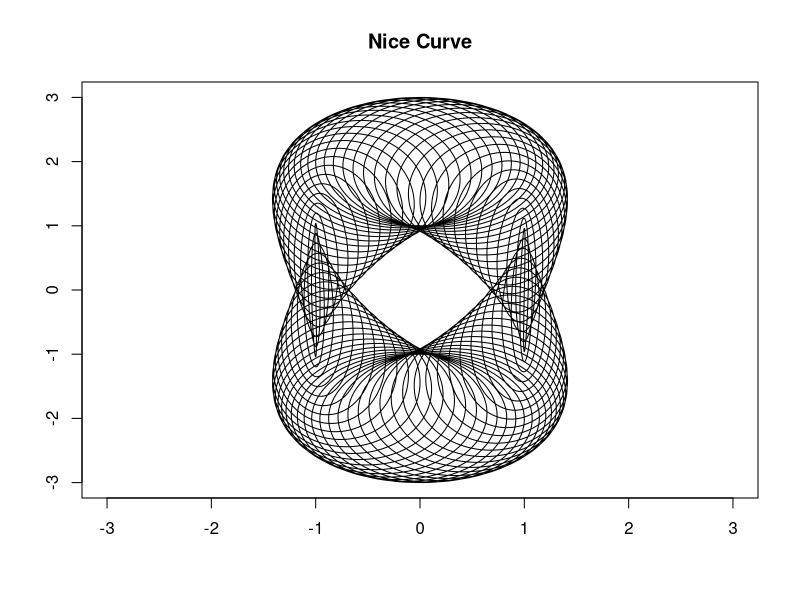

Here is the R script that generated this plot:
#2022 pc lab
#exercise 1
circle <- function(r){
  for(i in 0:(2*r)){
    for(j in 0:(2*r)){
      dist = sqrt((i-r)^2+(j-r)^2)
      if(abs(dist-r)<0.5)
        cat("*")
      else
        cat(" ")
    }
    cat("\n")
  }
}
circle(3)
4/2
4%%2
8%/%2

isReversible <- function(n){
  number <- n
  if(n %% 10==0) return(FALSE)
  reversed <- 0
  while(number>0){
    reversed <- 10*reversed+(number %% 10)
    number <- number %/% 10
  }
  sum <- n+reversed
  while(sum>0){
    if((sum %% 10) %% 2==0) return(FALSE)
    sum <- sum %/% 10
  }
  return(TRUE)
}
count<-0
for(n in 1:10^4){
  if(isReversible(n) == TRUE) count<-count+1
}
cat(sprintf("There are %d reversible numbers below 10,000.\n",count))

#exercise 2
t = seq(0, 2*pi, length = 10000)
x = cos(t) - cos(80*t)*sin(t)
y = 2*sin(t) - sin(80*t)
plot(x, y, type = "l", main = "Nice Curve", ylim = c(-3, 3), xlim = c(-3, 3)
     , xlab = " ", ylab = " ")


?plot


#exercise 3
isReversible = function(n){
  number = n
  if(n %% 10 == 0) return (FALSE)
  reversed = 0
  while (number > 0){
    reversed = 10 * reversed + (number %% 10)
    number = number %/% 10
  }
  sum = n + reversed
  while (sum > 0){
    if ((sum %% 10)%% 2 == 0) 
      return(FALSE)
    else 
      sum = sum %/% 10
  }
  return(TRUE)
}
count = 0
for(n in 1:10000){
  if(isReversible(n) == TRUE )
    count = count + 1
}

isReversible(1000)
count
cat(sprintf("There are %d reversible numbers below 10,000.\n",count))       

#3
isReversible = function(n){
  number = n
  if(n %% 10 != 0){
    reversed = 0
    while (number > 0){
      reversed = 10 * reversed + (number %% 10)
      number = number %/% 10
    }
    sum = n + reversed
    while (sum > 0){
      if ((sum %% 10)%% 2 == 0) 
        return(FALSE)
      else 
        sum = sum %/% 10
    }
    return(TRUE)
  }
  return(FALSE)
}
count = 0
for(n in 1:10000){
  if(isReversible(n) == TRUE )
    count = count + 1
}

isReversible(1000)
count
cat(sprintf("There are %d reversible numbers below 10,000.\n",count)) 

